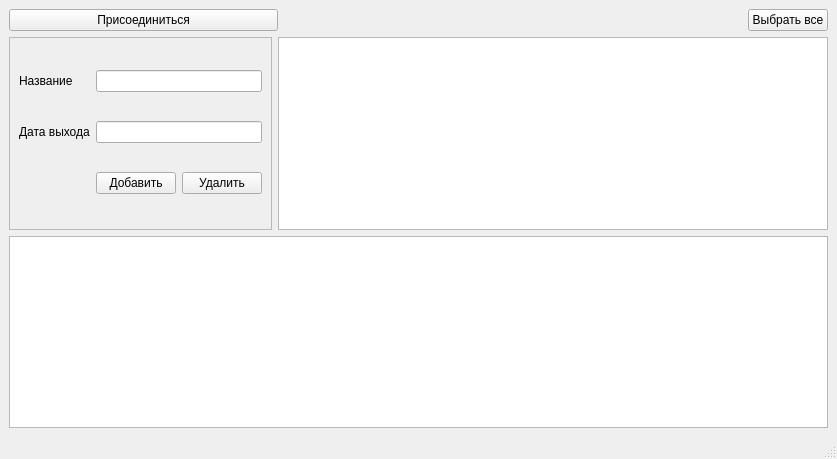
<?xml version="1.0" encoding="UTF-8"?>
<ui version="4.0">
 <class>Albums</class>
 <widget class="QMainWindow" name="Albums">
  <property name="geometry">
   <rect>
    <x>0</x>
    <y>0</y>
    <width>837</width>
    <height>459</height>
   </rect>
  </property>
  <property name="windowTitle">
   <string>Альбомы</string>
  </property>
  <widget class="QWidget" name="centralwidget">
   <layout class="QGridLayout" name="gridLayout_3">
    <item row="0" column="0" colspan="2">
     <widget class="QPushButton" name="btnConnect_2">
      <property name="text">
       <string>Присоединиться</string>
      </property>
     </widget>
    </item>
    <item row="0" column="2">
     <spacer name="horizontalSpacer">
      <property name="orientation">
       <enum>Qt::Horizontal</enum>
      </property>
      <property name="sizeHint" stdset="0">
       <size>
        <width>421</width>
        <height>20</height>
       </size>
      </property>
     </spacer>
    </item>
    <item row="0" column="3">
     <widget class="QPushButton" name="btnSelectAll_2">
      <property name="text">
       <string>Выбрать все</string>
      </property>
     </widget>
    </item>
    <item row="1" column="0">
     <widget class="QFrame" name="frame">
      <property name="frameShape">
       <enum>QFrame::StyledPanel</enum>
      </property>
      <property name="frameShadow">
       <enum>QFrame::Raised</enum>
      </property>
      <layout class="QGridLayout" name="gridLayout_2">
       <item row="2" column="3">
        <widget class="QPushButton" name="btnDel_2">
         <property name="text">
          <string>Удалить</string>
         </property>
        </widget>
       </item>
       <item row="0" column="0">
        <widget class="QLabel" name="lbAlbumName">
         <property name="text">
          <string>Название</string>
         </property>
        </widget>
       </item>
       <item row="2" column="1" colspan="2">
        <widget class="QPushButton" name="btnAdd_2">
         <property name="text">
          <string>Добавить</string>
         </property>
        </widget>
       </item>
       <item row="1" column="0">
        <widget class="QLabel" name="lbReleaseDate">
         <property name="text">
          <string>Дата выхода</string>
         </property>
        </widget>
       </item>
       <item row="1" column="1" colspan="3">
        <widget class="QLineEdit" name="leReleaseDate"/>
       </item>
       <item row="0" column="1" colspan="3">
        <widget class="QLineEdit" name="leAlbumName"/>
       </item>
      </layout>
     </widget>
    </item>
    <item row="1" column="1" colspan="3">
     <widget class="QTableWidget" name="twAlbums"/>
    </item>
    <item row="2" column="0" colspan="4">
     <widget class="QTextEdit" name="teResult">
      <property name="readOnly">
       <bool>true</bool>
      </property>
     </widget>
    </item>
   </layout>
  </widget>
  <widget class="QMenuBar" name="menubar">
   <property name="geometry">
    <rect>
     <x>0</x>
     <y>0</y>
     <width>837</width>
     <height>22</height>
    </rect>
   </property>
  </widget>
  <widget class="QStatusBar" name="statusbar"/>
 </widget>
 <resources/>
 <connections/>
</ui>
